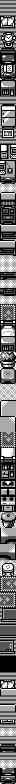

This game map was drawn from its Tiled (.tmx) file and the tilesets committed beside it. A one-line description and the full map source follow:
An orthogonal 2x98 tile map with 8x8 px tiles, 1 tile layer (metatiles), 2 tilesets.

<map orientation="orthogonal" renderorder="right-down" tilewidth="8" tileheight="8" width="2" height="98">
	<tileset firstgid="1" tilewidth="8" tileheight="8">
		<image source="../../../gfx/tilesets/image_16_5550.png" />
	</tileset>
	<tileset firstgid="129" tilewidth="8" tileheight="8">
		<image source="../../../gfx/tilesets/image_16_5d50.png" />
	</tileset>
	<layer id="1" name="metatiles" width="2" height="98">
		<data encoding="csv">
2, 2,
2, 2,
3, 5,
4, 6,
7, 9,
8, 10,
11, 13,
12, 14,
15, 17,
16, 18,
19, 21,
20, 22,
2, 2,
23, 24,
25, 27,
26, 28,
29, 31,
30, 32,
33, 35,
34, 36,
37, 39,
38, 40,
41, 43,
42, 42,
44, 46,
45, 47,
48, 50,
49, 51,
44, 53,
52, 54,
53, 46,
55, 56,
42, 42,
42, 42,
57, 58,
42, 42,
59, 60,
42, 42,
61, 63,
62, 64,
65, 67,
66, 68,
19, 21,
20, 69,
70, 72,
71, 73,
74, 76,
75, 77,
78, 78,
78, 78,
79, 81,
80, 82,
81, 83,
82, 84,
85, 87,
86, 88,
89, 91,
90, 92,
93, 95,
94, 96,
97, 99,
98, 100,
101, 103,
102, 104,
105, 107,
106, 108,
109, 82,
110, 111,
82, 113,
112, 114,
115, 117,
116, 118,
119, 121,
120, 122,
123, 125,
124, 126,
127, 129,
128, 130,
129, 129,
130, 130,
129, 132,
131, 133,
134, 134,
134, 134,
2, 2,
3, 5,
44, 53,
2, 2,
53, 46,
2, 2,
4, 6,
42, 42,
2, 2,
11, 13,
2, 2,
42, 42,
12, 14,
41, 43</data>
	</layer>
</map>
